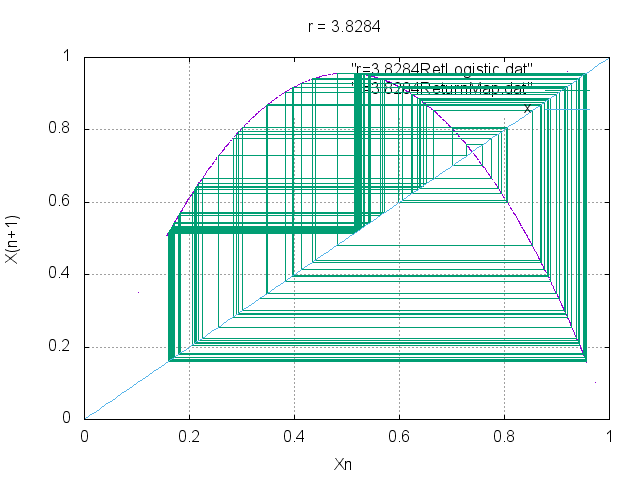

The script that saved this image:
set grid
set title "r = 3.8284"
set xrange [0:1]
set yrange [0:1]
set xlabel "Xn"
set ylabel "X(n+1)"
plot "r=3.8284RetLogistic.dat" with points pt 0.5 ps 0.2,"r=3.8284ReturnMap.dat" with lines,x with lines
pause 2
set terminal png
set output "r=3.8284ReturnMap.png"
replot
set terminal x11
